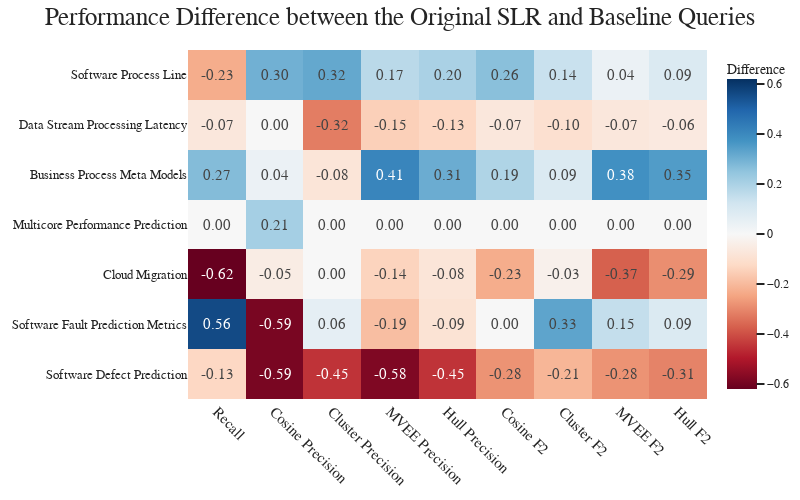

The code cell stored with this chart in its notebook:
### Code cell
diff_df = (results[results["Index"] == "Predicted"][["Recall",
                                                    "Cosine Precision", "Cluster Precision", "MVEE Precision", "Hull Precision",
                                                    "Cosine F2","Cluster F2", "MVEE F2", "Hull F2",
                                                    ]].values\
      - results[results["Index"] == "Baseline"][["Recall",
                                                    "Cosine Precision", "Cluster Precision", "MVEE Precision", "Hull Precision",
                                                    "Cosine F2","Cluster F2", "MVEE F2", "Hull F2",
                                                    ]].values).astype(float)

diff_df = pd.DataFrame(np.round(diff_df,3), columns=["Recall",
                                                    "Cosine Precision", "Cluster Precision", "MVEE Precision", "Hull Precision",
                                                    "Cosine F2","Cluster F2", "MVEE F2", "Hull F2",
                                                    ], index=results.dropna()["Topic"])
fig = px.imshow(diff_df, title="Performance Difference between the Original SLR and Baseline Queries",
                color_continuous_midpoint=0, color_continuous_scale="RdBu",
                labels=dict(x="Metric", y="Topic", color="Difference"), aspect="auto",
                text_auto=".2f")
fig.update_layout(
        margin={"t": 50, "b": 0, "r": 0, "l": 0,},
        **PLOT_CONFIGS)
fig.update_traces(textfont_size=15)
fig.show()
# pio.write_image(fig, "LitQEval-report/pics/eval2_results.pdf", width=900)

### Figure 1 — Plotly figure (JSON) as saved in the notebook; plotly's stock layout.template omitted (floating-point values rounded to 4 significant figures)
{"data": [{"coloraxis": "coloraxis", "hovertemplate": "Metric: %{x}<br>Topic: %{y}<br>Difference: %{z}<extra></extra>", "name": "0", "textfont": {"size": 15}, "texttemplate": "%{z:.2f}", "type": "heatmap", "x": ["Recall", "Cosine Precision", "Cluster Precision", "MVEE Precision", "Hull Precision", "Cosine F2", "Cluster F2", "MVEE F2", "Hull F2"], "xaxis": "x", "y": ["Software Process Line", "Data Stream Processing Latency", "Business Process Meta Models", "Multicore Performance Prediction", "Cloud Migration", "Software Fault Prediction Metrics", "Software Defect Prediction"], "yaxis": "y", "z": [[-0.23, 0.3, 0.32, 0.17, 0.2, 0.26, 0.14, 0.04, 0.09], [-0.07, 0, -0.32, -0.15, -0.13, -0.07, -0.1, -0.07, -0.06], [0.27, 0.04, -0.08, 0.41, 0.31, 0.19, 0.09, 0.38, 0.35], [0, 0.21, 0, 0, 0, 0, 0, 0, 0], [-0.62, -0.05, 0, -0.14, -0.08, -0.23, -0.03, -0.37, -0.29], [0.56, -0.59, 0.06, -0.19, -0.09, 0, 0.33, 0.15, 0.09], [-0.13, -0.59, -0.45, -0.58, -0.45, -0.28, -0.21, -0.28, -0.31]]}], "layout": {"coloraxis": {"cmid": 0, "colorbar": {"title": {"text": "Difference"}}, "colorscale": [[0, "rgb(103,0,31)"], [0.1, "rgb(178,24,43)"], [0.2, "rgb(214,96,77)"], [0.3, "rgb(244,165,130)"], [0.4, "rgb(253,219,199)"], [0.5, "rgb(247,247,247)"], [0.6, "rgb(209,229,240)"], [0.7, "rgb(146,197,222)"], [0.8, "rgb(67,147,195)"], [0.9, "rgb(33,102,172)"], [1, "rgb(5,48,97)"]]}, "font": {"family": "Modern Computer"}, "height": 500, "legend": {"font": {"size": 15}, "orientation": "h", "title": {"text": ""}, "x": 0.5, "xanchor": "center", "y": -1.5, "yanchor": "bottom"}, "margin": {"b": 0, "l": 0, "r": 0, "t": 50}, "showlegend": true, "title": {"font": {"family": "Modern Computer", "size": 25}, "text": "Performance Difference between the Original SLR and Baseline Queries", "x": 0.5}, "width": 800, "xaxis": {"anchor": "y", "domain": [0, 1], "tickangle": 45, "tickfont": {"size": 15}, "title": {"font": {"size": 12}, "text": ""}}, "yaxis": {"anchor": "x", "autorange": "reversed", "domain": [0, 1], "tickfont": {"size": 13}, "title": {"font": {"size": 12}, "text": ""}}}}
